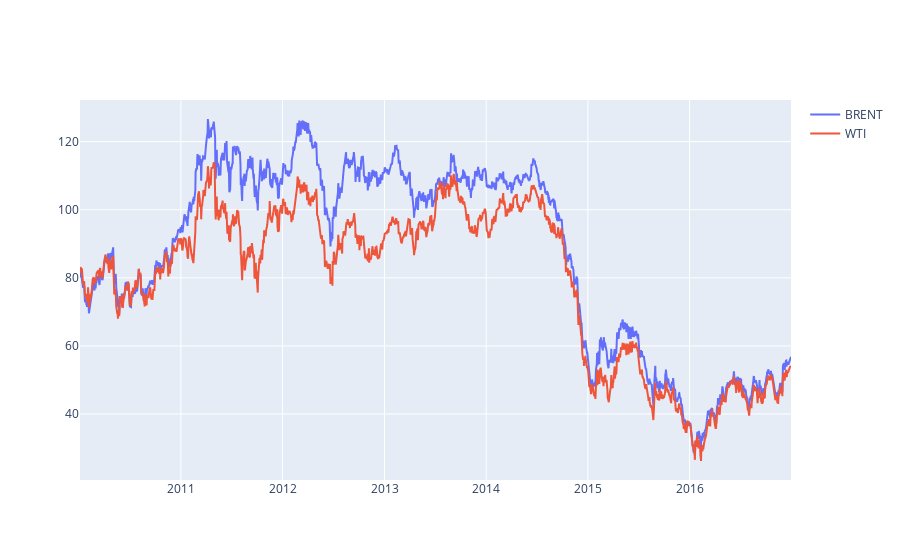

Notebook cell for this chart:
### Code cell
eixo_x = train_B['Data']
linha_brent1_ultimo = train_B["Último_B"]
linha_wti1_ultimo = train_W["Último_W"]
trace1 = go.Scatter(x = eixo_x,y = linha_brent1_ultimo,mode = 'lines', name = 'BRENT')
trace2 = go.Scatter(x = eixo_x,y = linha_wti1_ultimo,mode = 'lines',name = 'WTI')
data = [trace1, trace2]
py.iplot(data)

### Figure 1 — Plotly figure (JSON) as saved in the notebook; plotly's stock layout.template omitted (floating-point values rounded to 4 significant figures; data arrays with more than 128 entries replaced by an {"elided": "..."} marker saying what was removed)
{"data": [{"mode": "lines", "name": "BRENT", "type": "scatter", "x": {"elided": "1787 str values"}, "y": {"elided": "1787 float values"}}, {"mode": "lines", "name": "WTI", "type": "scatter", "x": {"elided": "1787 str values"}, "y": {"elided": "1787 float values"}}], "layout": {}}
